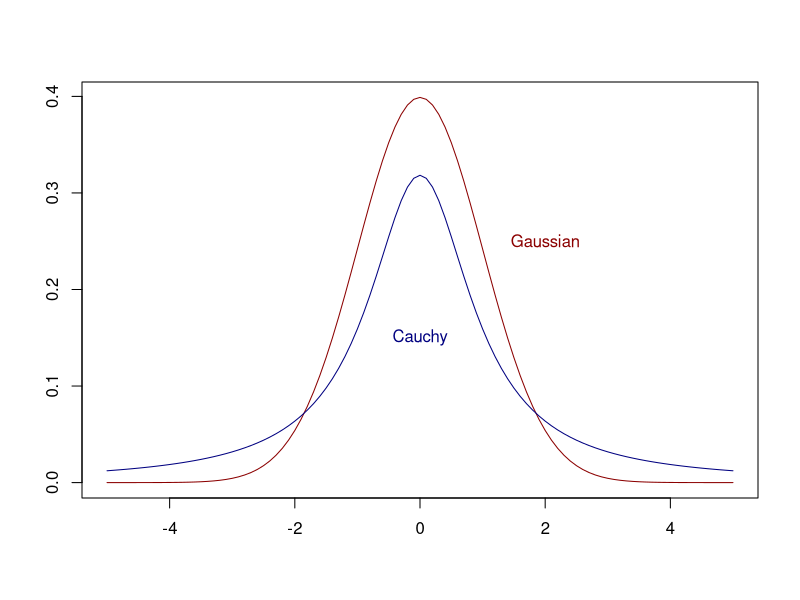

Recreate this plot in R.
plot(  dnorm,  -5,5, col="darkred", xlab="", ylab="")
curve( dcauchy,-5,5, add=TRUE, col="navy", xlab="", ylab="")

# dcauchy = function(x) 1/pi/(1+x^2)

text(0,0.15,"Cauchy", col="navy")
text(2,0.25,"Gaussian", col="darkred")

